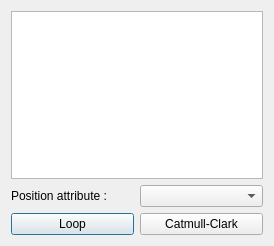
<?xml version="1.0" encoding="UTF-8"?>
<ui version="4.0">
 <exportmacro>SCHNAPPS_PLUGIN_SURFACE_MODELISATION_API</exportmacro>
 <class>Subdivision_Dialog</class>
 <widget class="QDialog" name="Subdivision_Dialog">
  <property name="geometry">
   <rect>
    <x>0</x>
    <y>0</y>
    <width>274</width>
    <height>246</height>
   </rect>
  </property>
  <property name="windowTitle">
   <string>Subdivision</string>
  </property>
  <layout class="QVBoxLayout" name="verticalLayout">
   <item>
    <widget class="QListWidget" name="list_maps"/>
   </item>
   <item>
    <layout class="QHBoxLayout" name="horizontalLayout_2">
     <item>
      <widget class="QLabel" name="label_2">
       <property name="text">
        <string>Position attribute :</string>
       </property>
      </widget>
     </item>
     <item>
      <widget class="QComboBox" name="combo_positionAttribute">
       <property name="sizePolicy">
        <sizepolicy hsizetype="Preferred" vsizetype="Fixed">
         <horstretch>0</horstretch>
         <verstretch>0</verstretch>
        </sizepolicy>
       </property>
      </widget>
     </item>
    </layout>
   </item>
   <item>
    <layout class="QHBoxLayout" name="horizontalLayout">
     <item>
      <widget class="QPushButton" name="button_loop">
       <property name="text">
        <string>Loop</string>
       </property>
      </widget>
     </item>
     <item>
      <widget class="QPushButton" name="button_catmull_clark">
       <property name="text">
        <string>Catmull-Clark</string>
       </property>
      </widget>
     </item>
    </layout>
   </item>
  </layout>
 </widget>
 <resources/>
 <connections/>
</ui>
